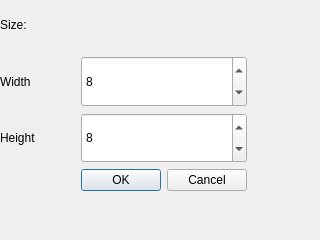
<?xml version="1.0" encoding="UTF-8"?>
<ui version="4.0">
 <class>Form</class>
 <widget class="QWidget" name="Form">
  <property name="geometry">
   <rect>
    <x>0</x>
    <y>0</y>
    <width>320</width>
    <height>240</height>
   </rect>
  </property>
  <property name="windowTitle">
   <string>Form</string>
  </property>
  <widget class="QWidget" name="layoutWidget">
   <property name="geometry">
    <rect>
     <x>0</x>
     <y>0</y>
     <width>321</width>
     <height>241</height>
    </rect>
   </property>
   <layout class="QGridLayout" name="gridLayout">
    <item row="0" column="0">
     <widget class="QLabel" name="sizeLabel">
      <property name="sizePolicy">
       <sizepolicy hsizetype="MinimumExpanding" vsizetype="MinimumExpanding">
        <horstretch>0</horstretch>
        <verstretch>0</verstretch>
       </sizepolicy>
      </property>
      <property name="text">
       <string>Size:</string>
      </property>
     </widget>
    </item>
    <item row="2" column="0">
     <widget class="QLabel" name="heightLabel">
      <property name="sizePolicy">
       <sizepolicy hsizetype="MinimumExpanding" vsizetype="MinimumExpanding">
        <horstretch>0</horstretch>
        <verstretch>0</verstretch>
       </sizepolicy>
      </property>
      <property name="text">
       <string>Height</string>
      </property>
     </widget>
    </item>
    <item row="1" column="0">
     <widget class="QLabel" name="widthLabel">
      <property name="sizePolicy">
       <sizepolicy hsizetype="MinimumExpanding" vsizetype="MinimumExpanding">
        <horstretch>0</horstretch>
        <verstretch>0</verstretch>
       </sizepolicy>
      </property>
      <property name="text">
       <string>Width</string>
      </property>
     </widget>
    </item>
    <item row="1" column="1">
     <widget class="QSpinBox" name="widthBox">
      <property name="sizePolicy">
       <sizepolicy hsizetype="MinimumExpanding" vsizetype="MinimumExpanding">
        <horstretch>0</horstretch>
        <verstretch>0</verstretch>
       </sizepolicy>
      </property>
      <property name="minimum">
       <number>1</number>
      </property>
      <property name="maximum">
       <number>32</number>
      </property>
      <property name="value">
       <number>8</number>
      </property>
     </widget>
    </item>
    <item row="3" column="0">
     <spacer name="horizontalSpacer_2">
      <property name="orientation">
       <enum>Qt::Horizontal</enum>
      </property>
      <property name="sizeHint" stdset="0">
       <size>
        <width>40</width>
        <height>20</height>
       </size>
      </property>
     </spacer>
    </item>
    <item row="3" column="2">
     <spacer name="horizontalSpacer">
      <property name="orientation">
       <enum>Qt::Horizontal</enum>
      </property>
      <property name="sizeHint" stdset="0">
       <size>
        <width>40</width>
        <height>20</height>
       </size>
      </property>
     </spacer>
    </item>
    <item row="4" column="1">
     <spacer name="verticalSpacer_4">
      <property name="orientation">
       <enum>Qt::Vertical</enum>
      </property>
      <property name="sizeHint" stdset="0">
       <size>
        <width>20</width>
        <height>40</height>
       </size>
      </property>
     </spacer>
    </item>
    <item row="3" column="1">
     <widget class="QDialogButtonBox" name="buttonBox">
      <property name="standardButtons">
       <set>QDialogButtonBox::Cancel|QDialogButtonBox::Ok</set>
      </property>
     </widget>
    </item>
    <item row="2" column="1">
     <widget class="QSpinBox" name="heightBox">
      <property name="sizePolicy">
       <sizepolicy hsizetype="MinimumExpanding" vsizetype="MinimumExpanding">
        <horstretch>0</horstretch>
        <verstretch>0</verstretch>
       </sizepolicy>
      </property>
      <property name="minimum">
       <number>1</number>
      </property>
      <property name="maximum">
       <number>32</number>
      </property>
      <property name="value">
       <number>8</number>
      </property>
     </widget>
    </item>
   </layout>
  </widget>
 </widget>
 <resources/>
 <connections/>
</ui>
